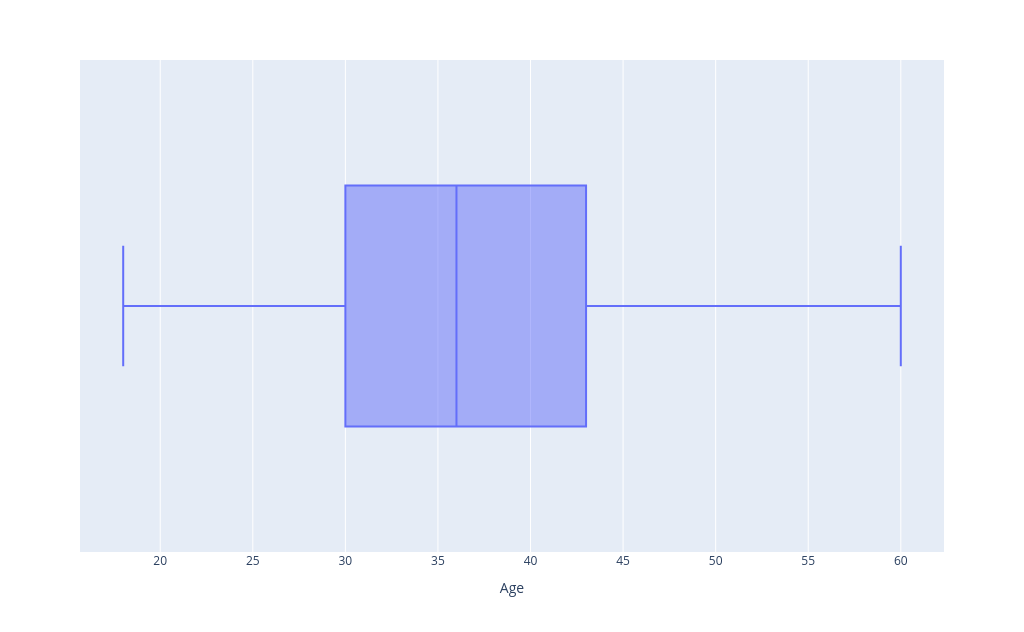

Notebook code cell kept with this figure:
### Code cell
px.box(df, x="Age", width=kWidthPx, height=kHeightPx)

### Figure 1 — Plotly figure (JSON) as saved in the notebook; plotly's stock layout.template omitted (floating-point values rounded to 4 significant figures; data arrays with more than 128 entries replaced by an {"elided": "..."} marker saying what was removed)
{"data": [{"alignmentgroup": "True", "hovertemplate": "Age=%{x}<extra></extra>", "legendgroup": "", "marker": {"color": "#636efa"}, "name": "", "notched": false, "offsetgroup": "", "orientation": "h", "showlegend": false, "type": "box", "x": {"elided": "1470 int values"}, "x0": " ", "xaxis": "x", "y0": " ", "yaxis": "y"}], "layout": {"boxmode": "group", "height": 632.9, "legend": {"tracegroupgap": 0}, "margin": {"t": 60}, "width": 1024, "xaxis": {"anchor": "y", "domain": [0, 1], "title": {"text": "Age"}}, "yaxis": {"anchor": "x", "domain": [0, 1]}}}
